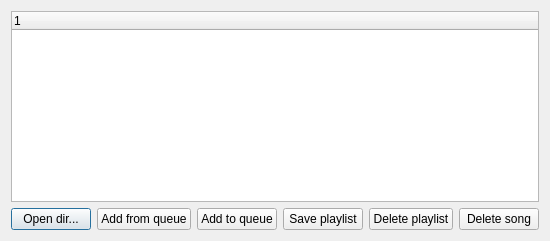
<?xml version="1.0" encoding="UTF-8"?>
<ui version="4.0">
 <class>libraryformdialog</class>
 <widget class="QDialog" name="libraryformdialog">
  <property name="geometry">
   <rect>
    <x>0</x>
    <y>0</y>
    <width>537</width>
    <height>241</height>
   </rect>
  </property>
  <property name="windowTitle">
   <string>Dialog</string>
  </property>
  <layout class="QGridLayout" name="gridLayout">
   <item row="0" column="0">
    <layout class="QVBoxLayout" name="verticalLayout">
     <item>
      <widget class="QTreeWidget" name="treeWidget">
       <column>
        <property name="text">
         <string/>
        </property>
       </column>
      </widget>
     </item>
     <item>
      <layout class="QHBoxLayout" name="horizontalLayout">
       <item>
        <widget class="QPushButton" name="pushButtonOpenDir">
         <property name="text">
          <string>Open dir...</string>
         </property>
        </widget>
       </item>
       <item>
        <widget class="QPushButton" name="pushButtonAddTracksFromQueue">
         <property name="text">
          <string>Add from queue</string>
         </property>
        </widget>
       </item>
       <item>
        <widget class="QPushButton" name="pushButtonAddToQueue">
         <property name="text">
          <string>Add to queue</string>
         </property>
        </widget>
       </item>
       <item>
        <widget class="QPushButton" name="pushButtonSavePlaylist">
         <property name="text">
          <string>Save playlist</string>
         </property>
        </widget>
       </item>
       <item>
        <widget class="QPushButton" name="pushButtonDeletePlaylist">
         <property name="text">
          <string>Delete playlist</string>
         </property>
        </widget>
       </item>
       <item>
        <widget class="QPushButton" name="pushButtonDeleteSongFromPlaylist">
         <property name="text">
          <string>Delete song</string>
         </property>
        </widget>
       </item>
      </layout>
     </item>
    </layout>
   </item>
  </layout>
 </widget>
 <resources/>
 <connections/>
</ui>
